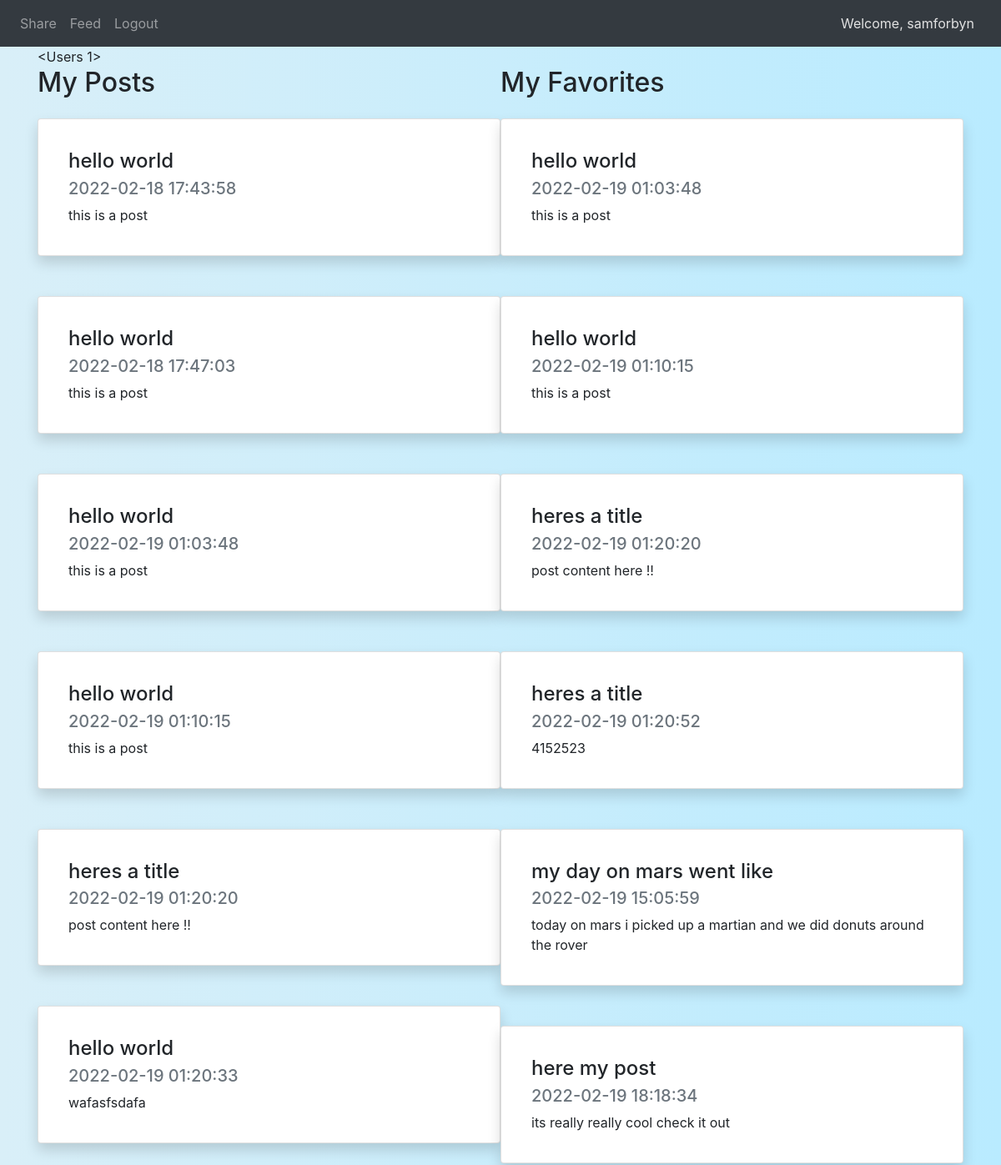
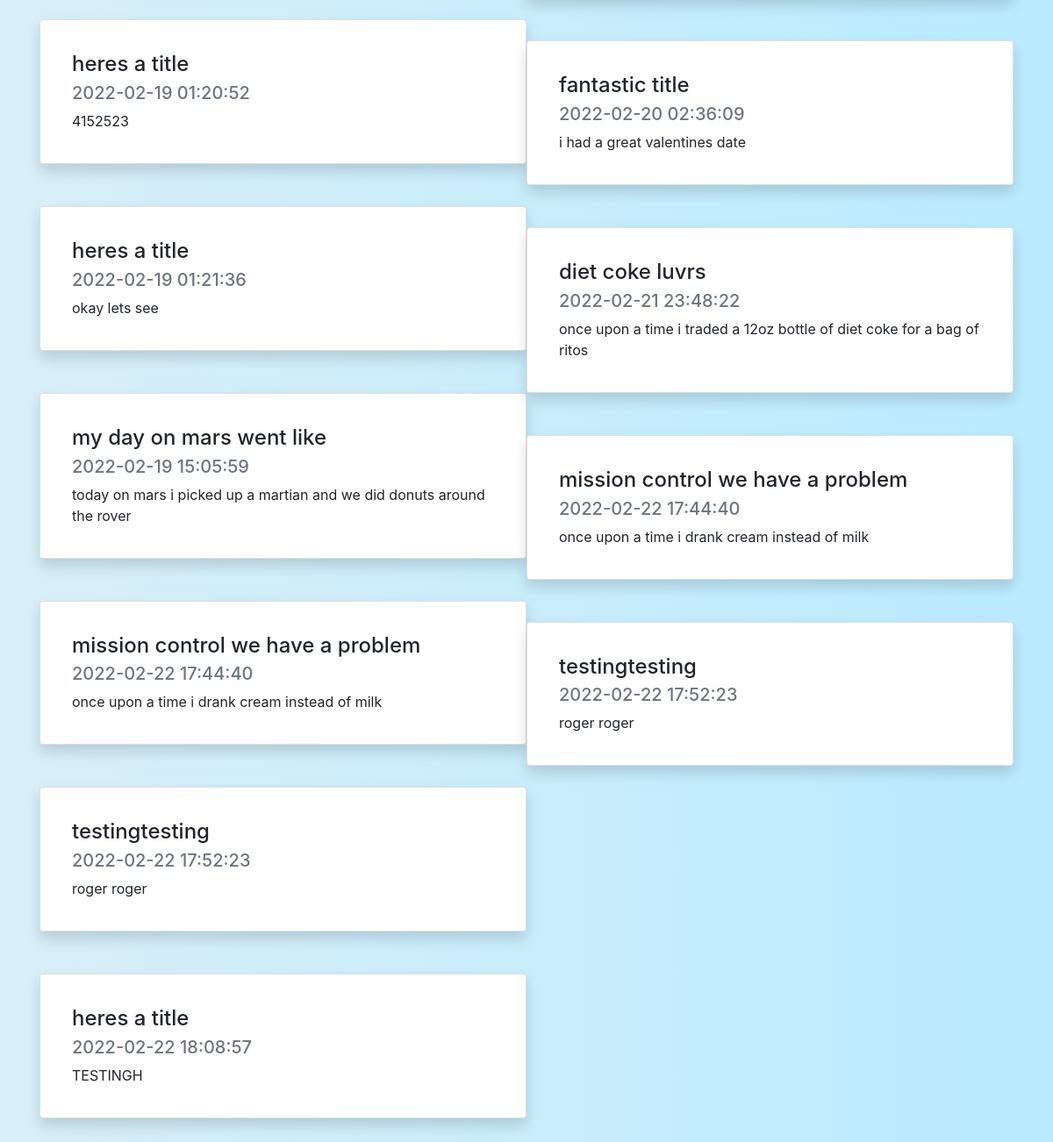
The page /profile (signed in) on the database as committed earlier (2 pictures, top to bottom).
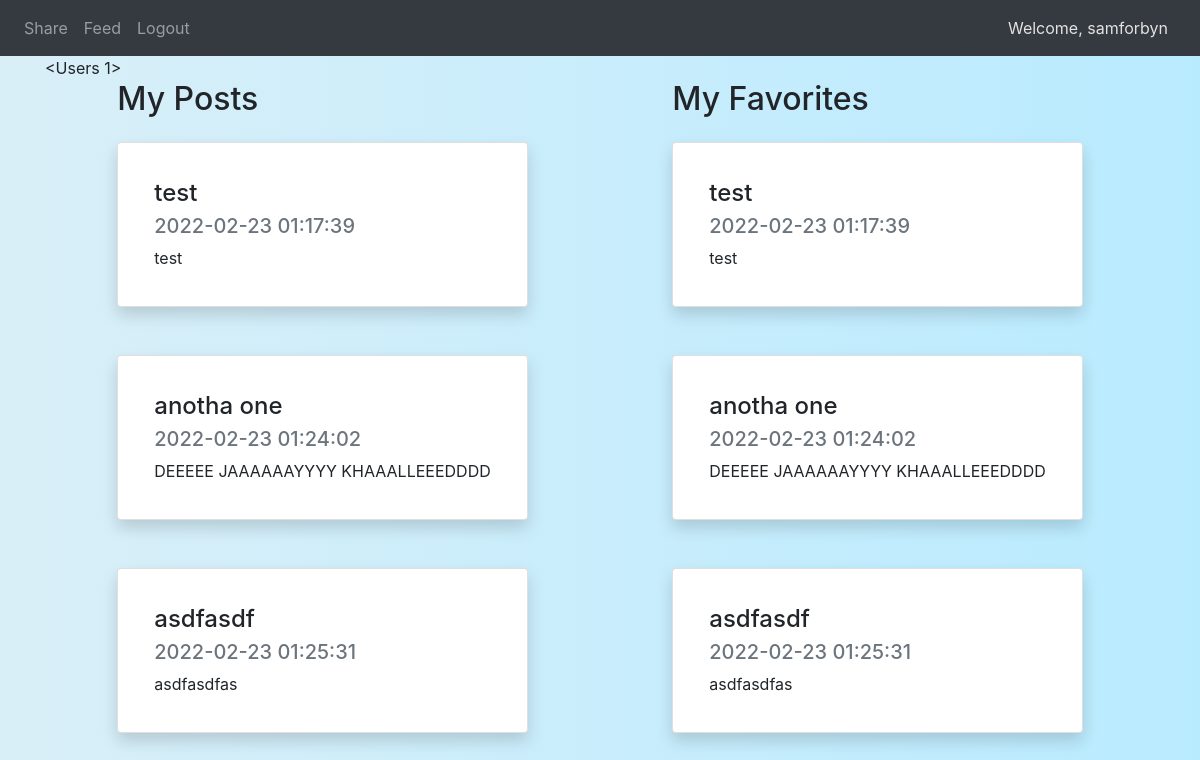
The same page on the database as committed later.
### website/models.py (models this page shows, shortened)
class Users(db.Model, UserMixin):
    user_id = db.Column(db.Integer, primary_key=True, autoincrement=True, nullable=False)
    first_name = db.Column(db.String(175), nullable=False)
    last_name = db.Column(db.String(175), nullable=False)
    email = db.Column(db.String(175), unique=True, nullable=False)
    username = db.Column(db.String(175), unique=True, nullable=False)
    password = db.Column(db.String(512), nullable=False)

class Posts(db.Model):
    post_id = db.Column(db.Integer, primary_key=True, autoincrement=True)
    post_title = db.Column(db.String(175))
    post_content = db.Column(db.String(10000))
    post_image = db.Column(db.LargeBinary)
    post_date = db.Column(db.DateTime(timezone=True), server_default = func.now())
    post_author = db.Column(db.Integer, db.ForeignKey('users.user_id'))

### website/auth.py (the view)
@auth.route('/profile', methods=['GET', 'POST'])
def profile():
    user = Users.query.filter_by(username=current_user.username).first()
    users_posts = Posts.query.filter_by(post_author=user.user_id).all()
    users_favorites = Favorites.query.filter_by(user_id=user.user_id).all()
    favorite_ids = [x.post_id for x in users_favorites]
    print(favorite_ids)
    fav_posts = Posts.query.filter(Posts.post_id.in_(favorite_ids)).all()
    print(fav_posts)
    return render_template('profile.html', user= current_user, posts=users_posts, favorites=fav_posts)

### website/__init__.py (called while the page is built)
def create_app():
    app = Flask(__name__)
    app.config['SECRET_KEY'] = SECRET_KEY
    app.config['SQLALCHEMY_DATABASE_URI'] = f'sqlite:///{DB_NAME}'
    app.config['SQLALCHEMY_TRACK_MODIFICATIONS'] = False
    db.init_app(app)
    from .views import views
    from .auth import auth
    app.register_blueprint(views, url_prefix='/')
    app.register_blueprint(auth, url_prefix='/')
    from .models import Users, Posts, Favorites
    create_database(app)
    login_manager = LoginManager()
    login_manager.login_view = 'auth.login'
    login_manager.init_app(app)
    @login_manager.user_loader
    def load_user(id):
        return Users.query.get(int(id))
    return app

### website/templates/profile.html (shortened to what this page needs)
{% extends 'base.html' %}
{% block body%}
{{user}}
<div class="d-flex flex-row justify-content-around">
    <div>
        <h2 class="mb-4">My Posts</h2>
        {% for post in posts %}
        <div align="left">
            <div class="card shadow p-3 mb-5 bg-white rounded postBG">
                <div class="card-body" align="left">
                    <h4 class="card-title">{{ post.post_title }}</h4>
                    <h5 class="card-subtitle mb-2 text-muted">{{ post.post_date }}</h5>
                    <p class="card-text">{{ post.post_content }}</p>
                </div>
            </div>
        </div>
        {% endfor %}
    </div>
    <div>
        <h2 class="mb-4">My Favorites</h2>
        {% for favorite in favorites %}
        <div align="left">
            <div class="card shadow p-3 mb-5 bg-white rounded postBG">
                <div class="card-body" align="left">
                    <h4 class="card-title">{{ favorite.post_title }}</h4>
                    <h5 class="card-subtitle mb-2 text-muted">{{ favorite.post_date }}</h5>
                    <p class="card-text">{{ favorite.post_content }}</p>
                </div>
            </div>
        </div>
        {% endfor %}
    </div>
</div>
{%endblock%}

### website/templates/base.html (shortened to what this page needs)
<!DOCTYPE html>
<html lang="en">
<head>
    <link rel="stylesheet" href="https://stackpath.bootstrapcdn.com/bootstrap/4.1.3/css/bootstrap.min.css">
    <link rel="stylesheet" href="https://cdnjs.cloudflare.com/ajax/libs/font-awesome/6.0.0/css/all.min.css" />    <link rel="icon" type="image/x-icon" href="static/seqretsnak3.png">
    <link rel="stylesheet" href="static/base_css.css">
</head>
<body>
    <nav class = "navbar navbar-expand-lg navbar-dark bg-dark">
        <div class ="collapse navbar-collapse" id="navbar">
            <div class ="navbar-nav">
                {% if user.is_authenticated %}
                <a id = "home" href={{ url_for('views.home') }} class="nav-item nav-link">Share</a>
                <a id = "home" href={{ url_for('views.feed') }} class="nav-item nav-link">Feed</a>
                <a id = "logout" href={{ url_for('auth.logout') }} class="nav-item nav-link">Logout</a>
                {% else %}
                <a id = "login" href={{ url_for('auth.login') }} class="nav-item nav-link">Login</a>
                <a id = "signUp" href={{ url_for('auth.sign_up') }} class="nav-item nav-link">Sign Up</a>
                {% endif %}
            </div>
        </div>
        {% if user.is_authenticated %}
        <a id="welcome" class="nav-item nav-link ml-auto" href={{ url_for('auth.profile') }}>Welcome, {{ user.username }}</a>
        {% endif %}
    </nav>
    <div class="container">
        {% block body%}
        {%endblock%}
    </div>
</body>
</html>

### website/static/base_css.css (style rules this page uses)
body { background-image: linear-gradient(to right,#d9eff8, #b9ebff); }
#welcome { color: #e2e2e2; }

Rows that differ between the two databases and show on the page:
removed Posts: post_title "hello world", post_date "2022-02-18 17:43:58", post_content "this is a post", shown under "My Posts"
removed Posts: post_title "hello world", post_date "2022-02-18 17:47:03", post_content "this is a post", shown under "My Posts"
removed Posts: post_title "hello world", post_date "2022-02-19 01:03:48", post_content "this is a post"
removed Posts: post_title "hello world", post_date "2022-02-19 01:10:15", post_content "this is a post"
removed Posts: post_title "heres a title", post_date "2022-02-19 01:20:20", post_content "post content here !!"
removed Posts: post_title "hello world", post_date "2022-02-19 01:20:33", post_content "wafasfsdafa", shown under "My Posts"
removed Posts: post_title "heres a title", post_date "2022-02-19 01:20:52", post_content "4152523"
removed Posts: post_title "heres a title", post_date "2022-02-19 01:21:36", post_content "okay lets see", shown under "My Posts"
removed Posts: post_title "my day on mars went like", post_date "2022-02-19 15:05:59", post_content "today on mars i picked up a martian and we did donuts around the rover"
removed Posts: post_title "mission control we have a problem", post_date "2022-02-22 17:44:40", post_content "once upon a time i drank cream instead of milk"
removed Posts: post_title "testingtesting", post_date "2022-02-22 17:52:23", post_content "roger roger"
removed Posts: post_title "heres a title", post_date "2022-02-22 18:08:57", post_content "TESTINGH", shown under "My Posts"
removed Posts: post_title "here my post", post_date "2022-02-19 18:18:34", post_content "its really really cool check it out", shown under "My Favorites"
removed Posts: post_title "fantastic title", post_date "2022-02-20 02:36:09", post_content "i had a great valentines date", shown under "My Favorites"
removed Posts: post_title "diet coke luvrs", post_date "2022-02-21 23:48:22", post_content "once upon a time i traded a 12oz bottle of diet coke for a bag of ritos", shown under "My Favorites"
added Posts: post_title "test", post_date "2022-02-23 01:17:39", post_content "test"
added Posts: post_title "anotha one", post_date "2022-02-23 01:24:02", post_content "DEEEEE JAAAAAAYYYY KHAAALLEEEDDDD"
added Posts: post_title "asdfasdf", post_date "2022-02-23 01:25:31", post_content "asdfasdfas"
